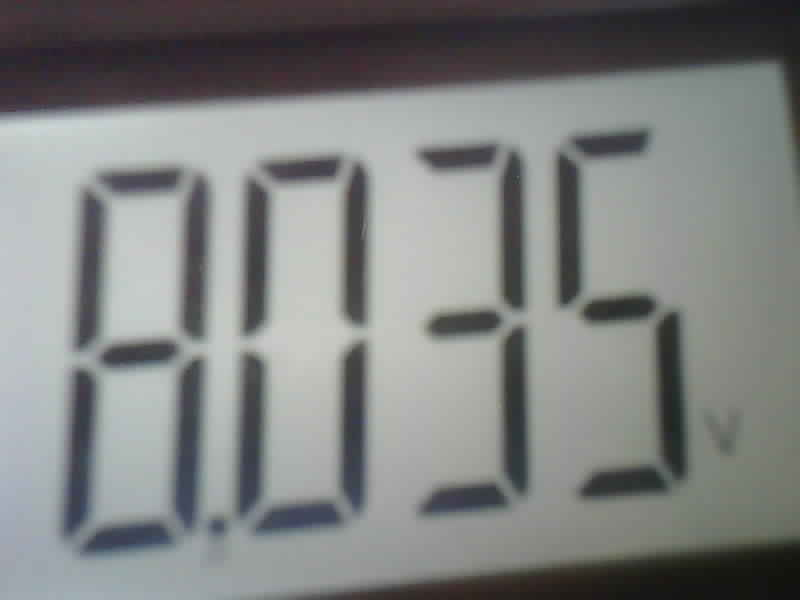
//> input picture raspberrypi/assets/input4.jpg, 800 x 600 px
$ ./main   (built with g++ and OpenCV 4)
//> lines starting //> are read from the running program, lines starting //| are printed output that depends on the picture; after the words box and inside, x2 and y2 are one past the last pixel; in counts of white or black regions, pixels touching at a corner belong together
/**
 * @file main.cpp
 * @brief Download an image from a URL, process it using OpenCV, perform OCR using Tesseract, and display/save results.
 */

#include <iostream>
#include <fstream>
#include <sstream>
#include <ctime>
#include <opencv2/opencv.hpp>
#include <tesseract/baseapi.h>
#include <curl/curl.h>

#define CAM_URL_IMAGE "http://10.7.221.193/cam.jpg"
#define TESS_DATA_PATH "../assets/tessdata"
#define TESS_LANG "digits1"
#define SUFFIX_THRESHOLD_IMAGE_PATH "_threshold.jpg"
#define SUFFIX_FLOOD_FILL_IMAGE_PATH "_flood_fill.jpg"
#define SUFFIX_MORPHOLOGY_IMAGE_PATH "_morphology.jpg"
#define SUFFIX_INPUT_IMAGE_PATH "_ocr.txt"

/**
 * @brief Gets the current date and time formatted as yyyyMMddHHmmss.
 *
 * @return std::string The formatted date and time string.
 */
std::string getCurrentDateTime()
{
  std::time_t now = std::time(nullptr);
  std::tm *ltm = std::localtime(&now);
  std::ostringstream oss;
  oss << (1900 + ltm->tm_year)
      << (1 + ltm->tm_mon)
      << (ltm->tm_mday)
      << (ltm->tm_hour)
      << (ltm->tm_min)
      << (ltm->tm_sec);
  return oss.str();
}

/**
 * @brief Generates a file path with the given prefix and suffix, including the current date and time.
 *
 * @param prefix The prefix of the file path.
 * @param suffix The suffix of the file path.
 * @return std::string The generated file path.
 */
std::string generateFilePath(const std::string &prefix, const std::string &suffix)
{
//> further down, image is the input picture: 600 rows x 800 cols, CV_8UC3; mean B, G, R 129.4, 130.5, 128.3
  return prefix + getCurrentDateTime() + suffix;
}

/**
 * @brief Downloads an image from a specified URL and saves it to a given path.
 *
 * @param url The URL of the image to download.
 * @param savePath The local path where the image should be saved.
 * @return true if the download is successful, false otherwise.
 */
bool downloadImage(const std::string &url, const std::string &savePath)
{
  std::cout << "Downloading image from: " << url << std::endl;
  CURL *curl;
  FILE *fp;
  CURLcode res;
  curl = curl_easy_init();
  if (curl)
  {
    fp = fopen(savePath.c_str(), "wb");
    curl_easy_setopt(curl, CURLOPT_URL, url.c_str());
    curl_easy_setopt(curl, CURLOPT_WRITEFUNCTION, NULL);
    curl_easy_setopt(curl, CURLOPT_WRITEDATA, fp);
    res = curl_easy_perform(curl);
    curl_easy_cleanup(curl);
    fclose(fp);
    if (res == CURLE_OK)
    {
      std::cout << "Download complete.\n";
      return true;
    }
  }
  std::cout << "Download failed.\n";
  return false;
}

/**
 * @brief Applies edge flood fill to the input image and saves the result.
 *
 * @param inputImage The input image.
 * @param outputPath The path to save the flood-filled image.
 * @return cv::Mat The flood-filled image.
 */
cv::Mat applyEdgeFloodFill(const cv::Mat &inputImage, const std::string &outputPath)
{
  cv::Mat floodFillImage = inputImage.clone();
  cv::floodFill(floodFillImage, cv::Point(0, 0), cv::Scalar(255));
  cv::floodFill(floodFillImage, cv::Point(0, inputImage.rows - 1), cv::Scalar(255));
  cv::floodFill(floodFillImage, cv::Point(inputImage.cols - 1, 0), cv::Scalar(255));
  cv::floodFill(floodFillImage, cv::Point(inputImage.cols - 1, inputImage.rows - 1), cv::Scalar(255));

  cv::imshow(outputPath, floodFillImage);
  cv::imwrite(outputPath, floodFillImage);

  return floodFillImage;
}

/**
 * @brief Applies thresholding to the input image and saves the result.
 *
 * @param inputImage The input image.
 * @param outputPath The path to save the thresholded image.
 * @return cv::Mat The thresholded image.
 */
cv::Mat applyThresholding(const cv::Mat &inputImage, const std::string &outputPath)
{
//> called with outputPath = "../assets/2020913122640_threshold.jpg"
  std::cout << "Applying thresholding...\n";
  cv::Mat thresholdImage;
  cv::cvtColor(inputImage, thresholdImage, cv::COLOR_BGR2GRAY);
  cv::threshold(thresholdImage, thresholdImage, 110, 255, cv::THRESH_BINARY);
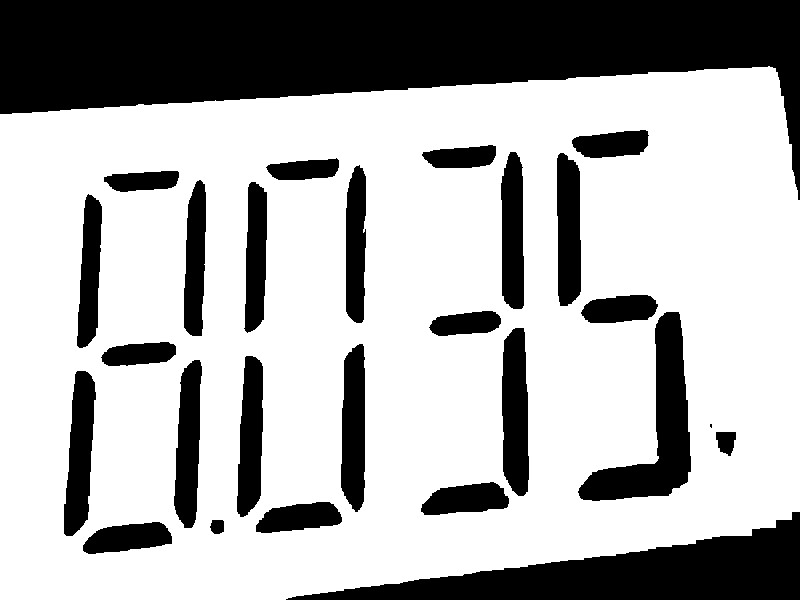
//> thresholdImage: 600 rows x 800 cols, CV_8UC1; 68.6% white; 27 black regions (1 under 20 px), largest, box (x1, y1, x2, y2) and area: (0, 0, 800, 200) 73028, (286, 512, 800, 600) 19220, (578, 312, 691, 501) 7591
  cv::imshow(outputPath, thresholdImage);
  cv::imwrite(outputPath, thresholdImage);
  return thresholdImage;
}

/**
 * @brief Corrects the orientation of the input image using Hough Line Transform and rotation.
 *
 * @param inputImage The input image.
 * @return cv::Mat The image with corrected orientation.
 */
cv::Mat correctImageOrientation(const cv::Mat &inputImage)
{
  std::cout << "Correcting image orientation...\n";
  cv::Mat edges;
  cv::Canny(inputImage, edges, 50, 200, 3);
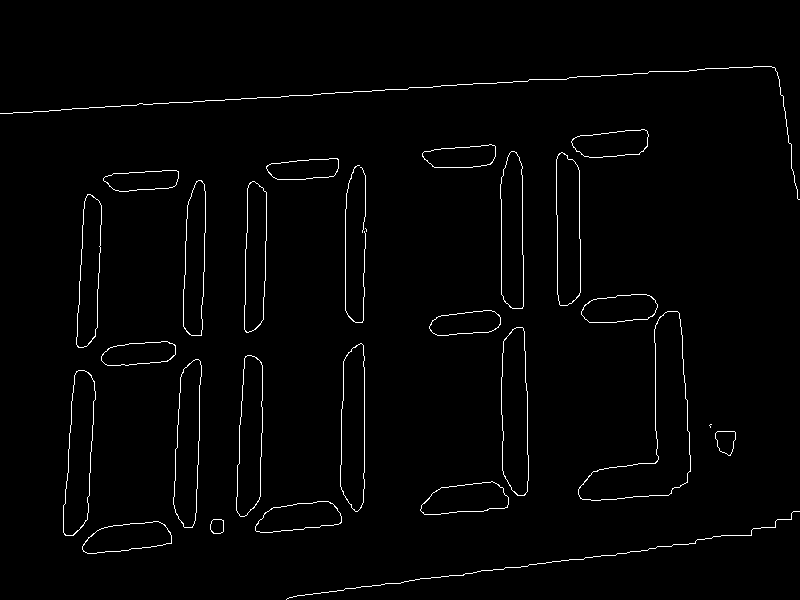
//> edges: 600 rows x 800 cols, CV_8UC1; 1.6% white in thin lines or dots, all inside (x1, y1, x2, y2) = (0, 66, 800, 600)

  std::vector<cv::Vec2f> lines;
  cv::HoughLines(edges, lines, 1, CV_PI / 180, 100);
//> lines = 28 lines (rho, theta), first 12: [116, 1.5], [364, 0], [-518, 3.12], [213, 0.03], [111, 1.52], [501, 0], [269, 0.02], [254, 0.03], [632, 1.43], [349, 0.02], [94, 0.05], [99, 0.07]

  double angle = 0.0;
  int count = 0;
  for (size_t i = 0; i < lines.size(); i++)
  {
    float rho = lines[i][0], theta = lines[i][1];
    if (theta > CV_PI / 4 && theta < 3 * CV_PI / 4) // Consider only nearly horizontal lines
    {
      angle += theta;
      count++;
    }
  }
//> this loop made 28 passes
//> (rho, theta, angle) on passes 1, 5, 9, 13, 14, 15, 18, 27, 28: (116, 1.5, 1.5), (111, 1.52, 3.02), (632, 1.43, 4.45), (199, 1.5, 5.95), (550, 1.48, 7.44), (626, 1.45, 8.88), (114, 1.5, 10.38), (181, 1.5, 11.89), (557, 1.47, 13.35)
//> (rho, theta) on passes 2, 3, 4, 6, 7, 8: (364, 0), (-518, 3.12), (213, 0.0349), (501, 0), (269, 0.0175), (254, 0.0349)
//> after the loop, angle = 13.35; count = 9

  if (count > 0)
  {
    angle = angle / count - CV_PI / 2;
//> angle = -0.0873
  }

  cv::Mat rotatedImage;
  cv::Point2f center(inputImage.cols / 2.0F, inputImage.rows / 2.0F);
//> center = Point(400, 300)
  cv::Mat rotationMatrix = cv::getRotationMatrix2D(center, angle * 180 / CV_PI, 1.0);
//> rotationMatrix = [[0.996, -0.0872, 27.67], [0.0872, 0.996, -33.72]]
  cv::warpAffine(inputImage, rotatedImage, rotationMatrix, inputImage.size());
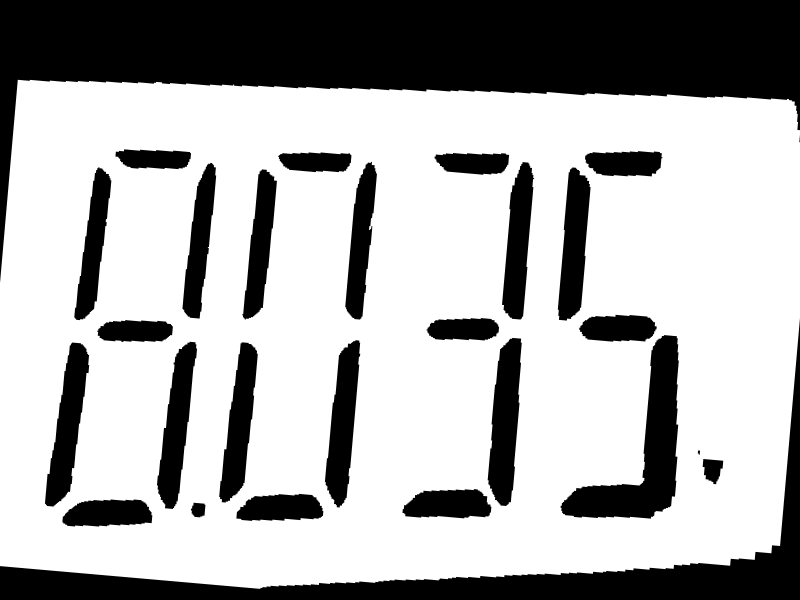
//> rotatedImage: 600 rows x 800 cols, CV_8UC1; min 0, max 255, mean 172.7

  cv::imshow("Corrected Orientation Image", rotatedImage);

  rotatedImage = applyEdgeFloodFill(rotatedImage, generateFilePath("../assets/", SUFFIX_FLOOD_FILL_IMAGE_PATH));
//> in applyEdgeFloodFill, `cv::floodFill(floodFillImage, cv::Point(0, inputImage.rows - 1), cv::S..`:
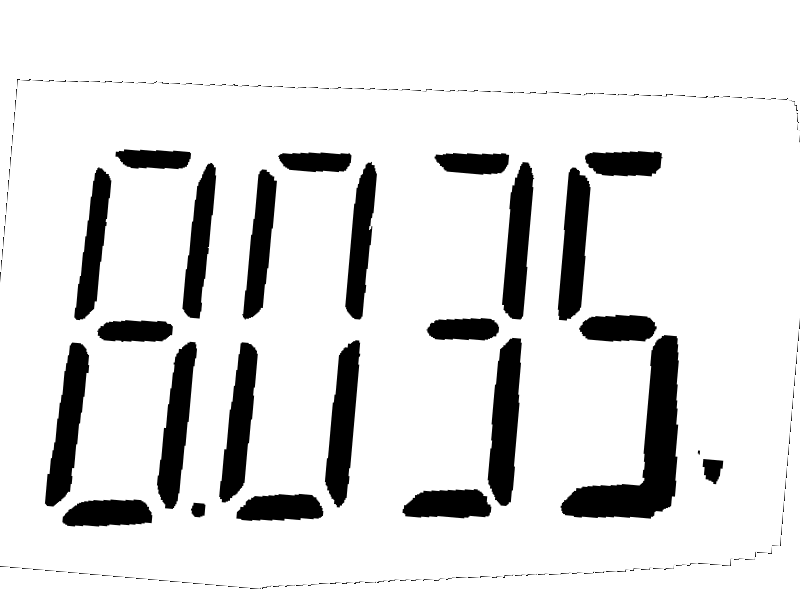
//> floodFillImage: 600 rows x 800 cols, CV_8UC1; min 0, max 255, mean 223.3

  // remove undesired horizontal lines
  cv::Mat structuringElement = cv::getStructuringElement(cv::MORPH_RECT, cv::Size(5, 5));
  cv::dilate(rotatedImage, rotatedImage, structuringElement);
  cv::dilate(rotatedImage, rotatedImage, structuringElement);
  cv::erode(rotatedImage, rotatedImage, structuringElement);
  cv::erode(rotatedImage, rotatedImage, structuringElement);
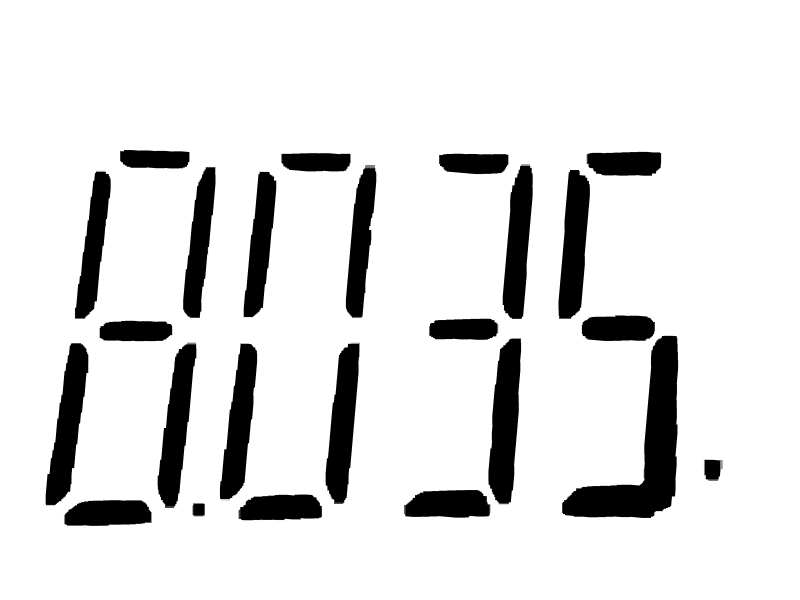
//> rotatedImage: 600 rows x 800 cols, CV_8UC1; min 0, max 255, mean 224.4

  cv::imshow("Corrected and Clean Orientation Image", rotatedImage);
  return rotatedImage;
}

/**
 * @brief Applies morphological operations to the thresholded image and saves the result.
 *
 * @param inputImage The thresholded image.
 * @param outputPath The path to save the morphologically processed image.
 * @return cv::Mat The morphologically processed image.
 */
cv::Mat applyMorphology(const cv::Mat &inputImage, const std::string &outputPath)
{
//> called with outputPath = "../assets/2020913122640_morphology.jpg"
  std::cout << "Applying morphological operations...\n";
  cv::Mat image = inputImage.clone();
  cv::Mat structuringVerticalElement = cv::getStructuringElement(cv::MORPH_RECT, cv::Size(1, 5));
  cv::Mat structuringHorizontalElement = cv::getStructuringElement(cv::MORPH_RECT, cv::Size(5, 1));
  cv::Mat structuringElement = cv::getStructuringElement(cv::MORPH_RECT, cv::Size(5, 5));

  cv::dilate(image, image, structuringVerticalElement);
  cv::dilate(image, image, structuringVerticalElement);
  cv::dilate(image, image, structuringVerticalElement);
  cv::dilate(image, image, structuringVerticalElement);
  cv::erode(image, image, structuringVerticalElement);
  cv::erode(image, image, structuringVerticalElement);
  cv::erode(image, image, structuringVerticalElement);
  cv::erode(image, image, structuringVerticalElement);
  cv::erode(image, image, structuringVerticalElement);
  cv::erode(image, image, structuringVerticalElement);
  cv::erode(image, image, structuringVerticalElement);
  cv::erode(image, image, structuringVerticalElement);
  cv::erode(image, image, structuringVerticalElement);
  cv::erode(image, image, structuringVerticalElement);
  cv::erode(image, image, structuringVerticalElement);
  cv::erode(image, image, structuringVerticalElement);
  cv::erode(image, image, structuringVerticalElement);
  cv::erode(image, image, structuringVerticalElement);
  cv::erode(image, image, structuringVerticalElement);
  cv::dilate(image, image, structuringVerticalElement);
  cv::dilate(image, image, structuringHorizontalElement);
  cv::erode(image, image, structuringHorizontalElement);
  cv::erode(image, image, structuringHorizontalElement);
  cv::erode(image, image, structuringHorizontalElement);
  cv::erode(image, image, structuringHorizontalElement);
  cv::erode(image, image, structuringHorizontalElement);
  cv::erode(image, image, structuringHorizontalElement);
  cv::erode(image, image, structuringHorizontalElement);
  cv::dilate(image, image, structuringHorizontalElement);
  cv::dilate(image, image, structuringHorizontalElement);
  cv::dilate(image, image, structuringHorizontalElement);
  cv::dilate(image, image, structuringHorizontalElement);
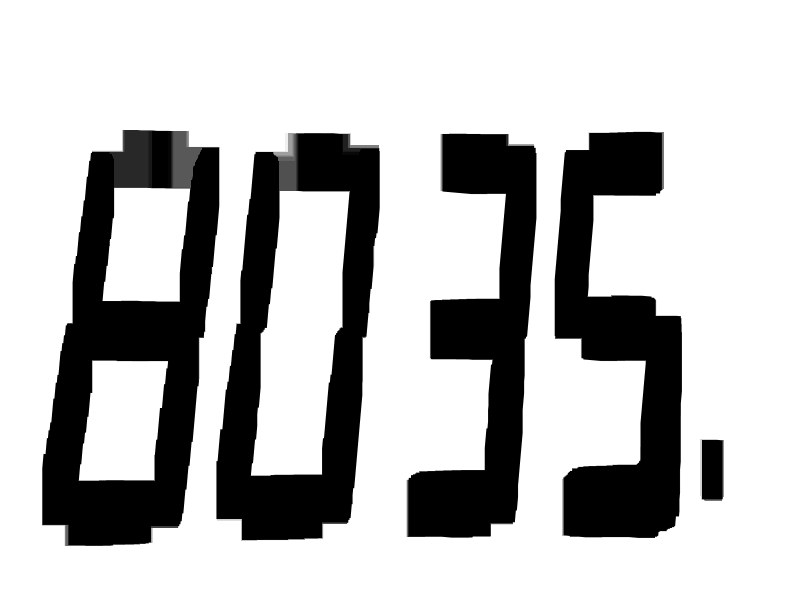
//> image: 600 rows x 800 cols, CV_8UC1; min 0, max 255, mean 189.1

  for(int row = 0; row < image.rows; row++)
  {
    for(int col = 0; col < image.cols; col++)
    {
      if(image.at<uchar>(row, col) == 255)
      {
        image.at<uchar>(row, col) = 0;
      }
      else
      {
        image.at<uchar>(row, col) = 255;
      }
    }
  }
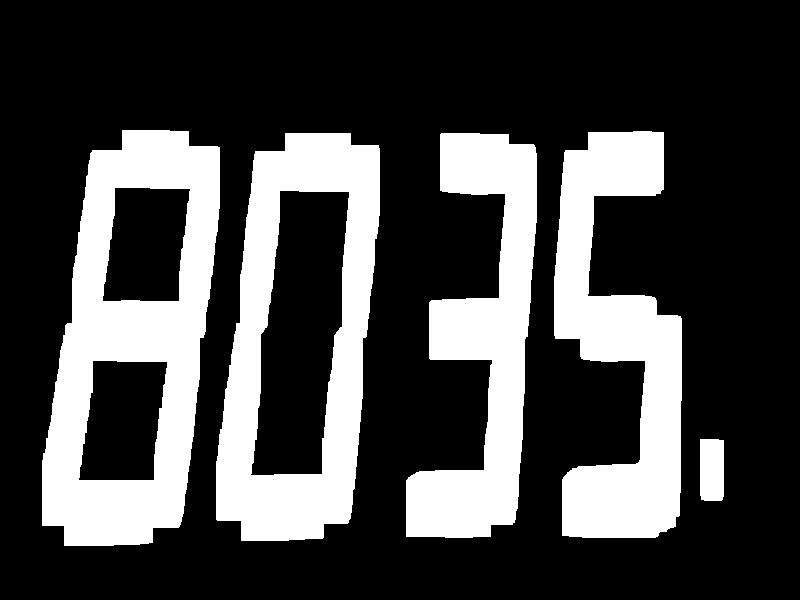
//> image: 600 rows x 800 cols, CV_8UC1; 26.9% white; 5 white regions, box (x1, y1, x2, y2) and area: (42, 130, 220, 546) 39172, (216, 133, 380, 541) 33000, (554, 131, 682, 538) 29208, (406, 133, 537, 538) 26144, (700, 439, 724, 501) 1470

  cv::imshow(outputPath, image);
  cv::imwrite(outputPath, image);
  std::cout << "Morphological processing complete.\n";
  return image;
}


/**
 * @brief Performs OCR on the input image using Tesseract.
 *
 * @param image The image on which OCR is to be performed.
 */
float performOCR(const std::string &outputPath)
{
//> called with outputPath = "../assets/2020913122640_morphology.jpg"
  float value = 0.0;
  cv::Mat image = cv::imread(outputPath, cv::IMREAD_COLOR);
//> image: 600 rows x 800 cols, CV_8UC3; min 0, max 255, mean 68.5
  std::cout << "Performing OCR...\n";
//> (the run ends here: the program needs code that is not available in this run, at `tesseract::TessBaseAPI *api = new tesseract::TessBaseAPI();`)
